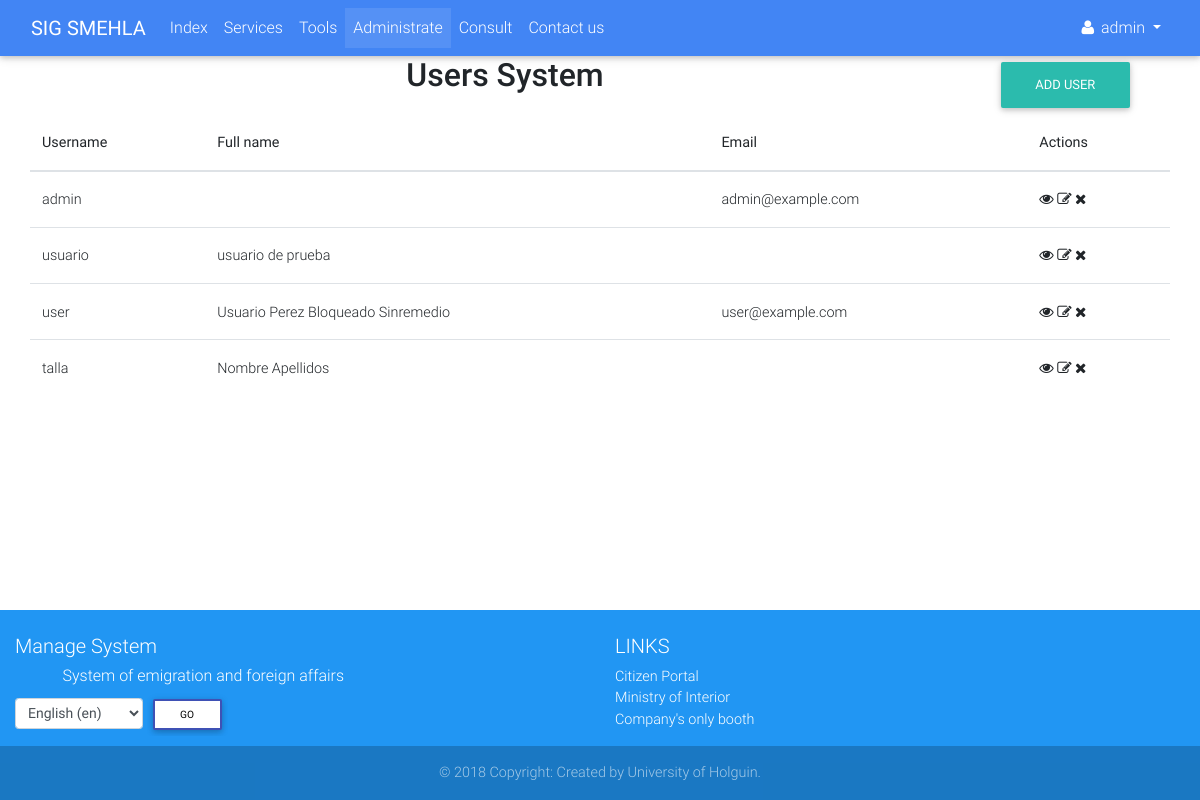
Before: /accounts/dashboard/ (signed in) with the older database file.
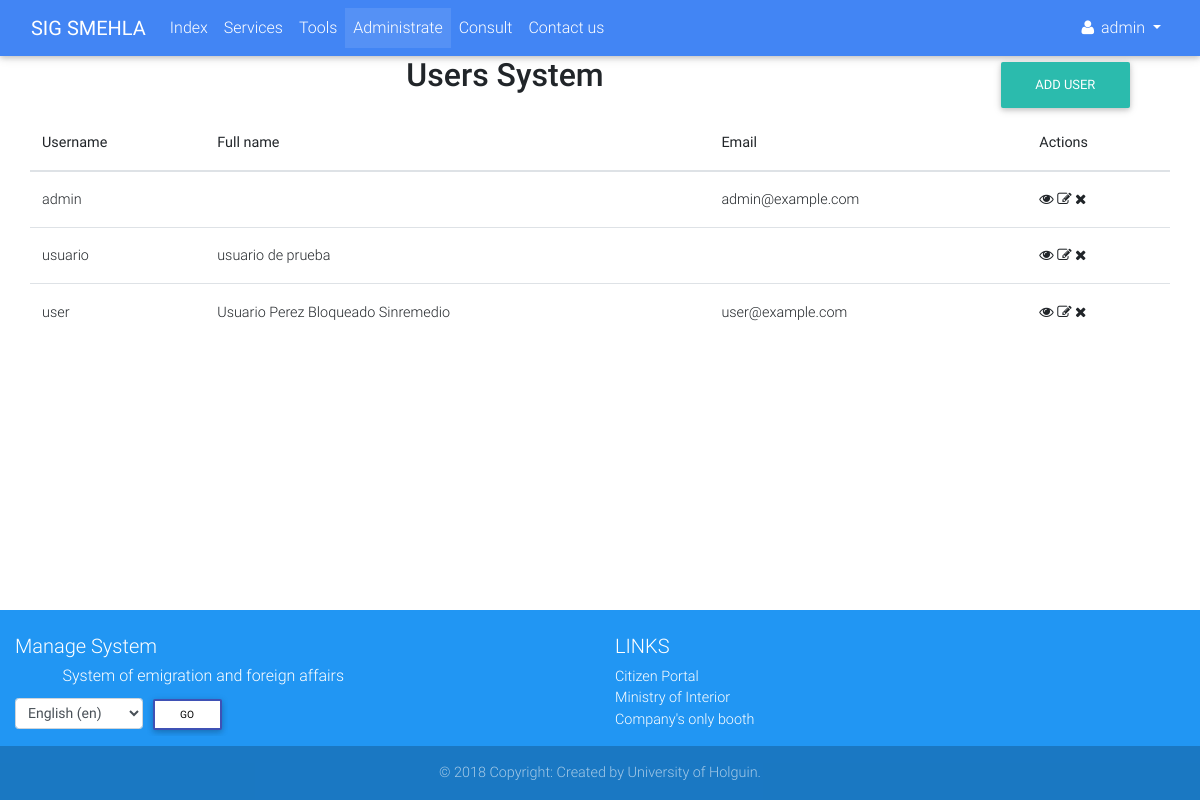
After: the same page with the newer database file.
### accounts/models.py (models this page shows, shortened)
class Profile(AbstractUser):
    OCCUPATION_TYPE = (
        ('FAC', _('Functionary of Attention to Customer')),
        ('BAC', _('Boss of Attention to Customer')),
        ('BDAC', _('Boss of Departament of Attention to Customer')),
        ('DIR', _('Director')),
        ('ADMIN', _('Administrator')),
    )
    born_date = models.DateField(_('Born date'), blank=True, null=True, validators=[validate_born_date])
    occupation = models.CharField(_('Occupation'), max_length=5, choices=OCCUPATION_TYPE, default=OCCUPATION_TYPE[0])
    REQUIRED_FIELDS = ['email', 'born_date']
    class Meta:
        verbose_name = _('Profile')
        verbose_name_plural = _('Profiles')
    def __str__(self):
        if self.first_name and self.last_name:
            return self.get_full_name()
        else:
            return self.username

### accounts/views.py (the view)
# urls.py: path('dashboard/', views.DashBoardView.as_view(), name='dashboard'),
class DashBoardView(mixins.SuperuserRequiredMixin, mixins.NavbarMixin, generic.ListView):
    template_name = 'accounts/dashboard.html'
    tab_name = 'dashboard'
    model = Profile

### accounts/mixins.py (called while the page is built)
    def dispatch(self, request, *args, **kwargs):
        response = super(SuperuserRequiredMixin, self).dispatch(request, *args, **kwargs)
        if request.user.is_superuser:
            return response
        else:
            raise PermissionDenied

    def get_tab_name(self):
        if self.tab_name:
            return self.tab_name
        else:
            return 'init'

    def get_context_data(self, **kwargs):
        context = super(NavbarMixin, self).get_context_data(**kwargs)
        context['tab'] = self.get_tab_name()
        return context

### accounts/templates/accounts/dashboard.html (shortened to what this page needs)
{% extends 'navbar.html' %}
{% load i18n %}
{% block main %}
    <div class="container">
        <div class="row">
            <div class="col-10"><h2 class="h2 text-center">{% trans 'Users System' %}</h2></div>
            <div class="col">
                <a href="{% url 'accounts:profile_create' %}" class="btn btn-default">{% trans 'Add user' %}</a>
            </div>
        </div>
        <div class="row">
            <table class="table table-hover" cellspacing="0" width="100%">
                <thead>
                <tr>
                    <th class="th">{% trans 'Username' %}</th>
                    <th>{% trans 'Full name' %}</th>
                    <th>{% trans 'Email' %}</th>
                    <th>{% trans 'Actions' %}</th>
                </tr>
                </thead>
                <tbody>
                {% for user in profile_list %}
                    <tr>
                        <td>{{ user.username }}</td>
                        <td>{{ user.get_full_name }}</td>
                        <td>{{ user.email }}</td>
                        <td>
                            <a href="{% url 'accounts:profile_detail' user.pk %}">
                                <i class="fa fa-eye"></i>
                            </a>
                            <a href="{% url 'accounts:profile_update' user.pk %}">
                                <i class="fa fa-edit"></i>
                            </a>
                            <a href="{% url 'accounts:profile_delete' user.pk %}">
                                <i class="fa fa-remove"></i>
                            </a>
                        </td>
                    </tr>
                {% endfor %}
                </tbody>
            </table>
        </div>
    </div>
{% endblock %}

### accounts/templates/navbar.html (shortened to what the changed rows need)
{% extends 'base.html' %}
{% load static %}
{% load i18n %}
{% block styles %}
    <link rel="stylesheet" href="{% static 'accounts/css/navbar.css' %}">
{% endblock %}
{% block content %}
    <header>
        <nav class="navbar navbar-expand-lg navbar-dark primary-color">
            <div class="container-fluid">
                <div class="collapse navbar-collapse" id="navbar">
                    <div class="form-inline">
                        <ul class="navbar-nav mr-auto">
                            <li class="nav-item">
                                {% if user.is_authenticated %}
                                    <div class="dropdown">
                                        <a href="#" id="test" class="nav-link waves-effect waves-light dropdown-toggle"
                                           data-toggle="dropdown" aria-haspopup="true" aria-expanded="false">
                                            <i class="fa fa-user"></i>
                                            <span class="clearfix d-none d-sm-inline-block">{{ user }}</span>
                                        </a>
                                    </div>
                                {% else %}
                                    <a href="{% url 'accounts:login' %}" class="nav-link">
                                        <i class="fa fa-sign-in"></i>
                                    </a>
                                {% endif %}
                            </li>
                        </ul>
                    </div>
                </div>
            </div>
        </nav>
    </header>
    <main>
        {% block main %}
        {% endblock %}
    </main>
                                {% get_available_languages as LANGUAGES %}
                                {% get_language_info_list for LANGUAGES as languages %}
                                {% get_current_language as LANGUAGE_CODE %}
{% endblock %}

Changed rows visible on the page:
removed Profile: username "talla", get_full_name "Nombre Apellidos"
